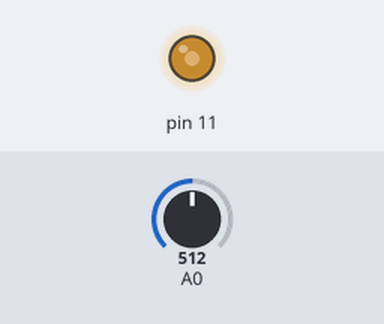
The sketch below on a simulated Arduino Uno, built with avr-gcc and run on an emulated ATmega328P. On the bench: output pins drawn as LEDs (lit = HIGH). The test bench sets the inputs (shaded band); at power-on: A0 = 512.

Above: at 1.2 s.
1.3 s: A0 set to 716
At 1.9 s:
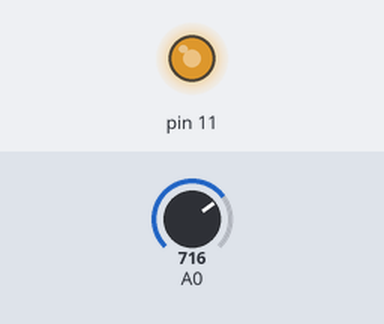
2.8 s: A0 set to 900
At 4.0 s:
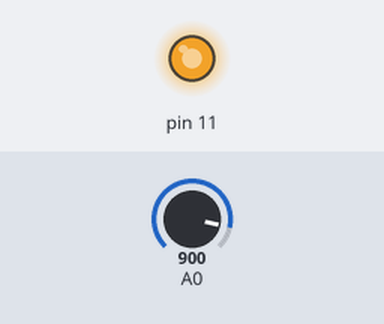
4.3 s: A0 set to 122
At 5.3 s:
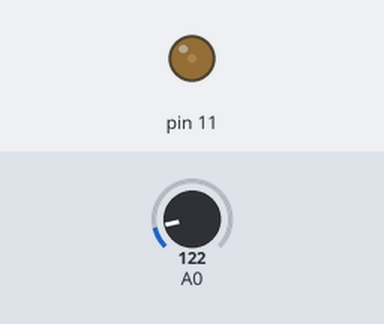
5.8 s: A0 set to 0
At 6.5 s:
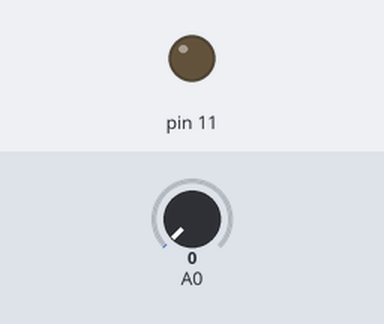
Timing chart, 0 to 8.3 s (numbered marks = the images above; inputs shaded):
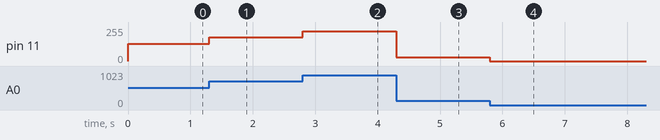

The sketch:

brillo_led.ino
```cpp
//https://www.tinkercad.com/things/4kDggzryKsd-brillo-led?sharecode=GYsn91LEwUAF4VMXE_rWXKKtkd2e4shFLMCGAbUSvx0

void setup() {
  // put your setup code here, to run once:
}

void loop() {
  // put your main code here, to run repeatedly:
  int valorPot = analogRead(A0); //LEER 10bts 0 - 1023
  analogWrite(11, valorPot/4); //SALDIA 8bts 0 - 255
}
```

Measured:
- after the input at 1.3 s, pin 11: 128/255 → 179/255 at once
- after the input at 2.8 s, pin 11: 179/255 → 225/255 at once
- after the input at 4.3 s, pin 11: 225/255 → 30/255 at once
- after the input at 5.8 s, pin 11: 30/255 → 0/255 at once
